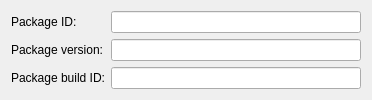
<?xml version="1.0" encoding="UTF-8"?>
<ui version="4.0">
 <class>Qnx::Internal::BarDescriptorEditorPackageInformationWidget</class>
 <widget class="QWidget" name="Qnx::Internal::BarDescriptorEditorPackageInformationWidget">
  <property name="geometry">
   <rect>
    <x>0</x>
    <y>0</y>
    <width>372</width>
    <height>85</height>
   </rect>
  </property>
  <property name="windowTitle">
   <string>Form</string>
  </property>
  <layout class="QFormLayout" name="formLayout">
   <item row="0" column="0">
    <widget class="QLabel" name="label">
     <property name="text">
      <string>Package ID:</string>
     </property>
    </widget>
   </item>
   <item row="0" column="1">
    <widget class="QLineEdit" name="packageId"/>
   </item>
   <item row="1" column="0">
    <widget class="QLabel" name="label_2">
     <property name="text">
      <string>Package version:</string>
     </property>
    </widget>
   </item>
   <item row="1" column="1">
    <widget class="QLineEdit" name="packageVersion"/>
   </item>
   <item row="2" column="0">
    <widget class="QLabel" name="label_3">
     <property name="text">
      <string>Package build ID:</string>
     </property>
    </widget>
   </item>
   <item row="2" column="1">
    <widget class="QLineEdit" name="packageBuildId"/>
   </item>
  </layout>
 </widget>
 <resources/>
 <connections/>
</ui>
